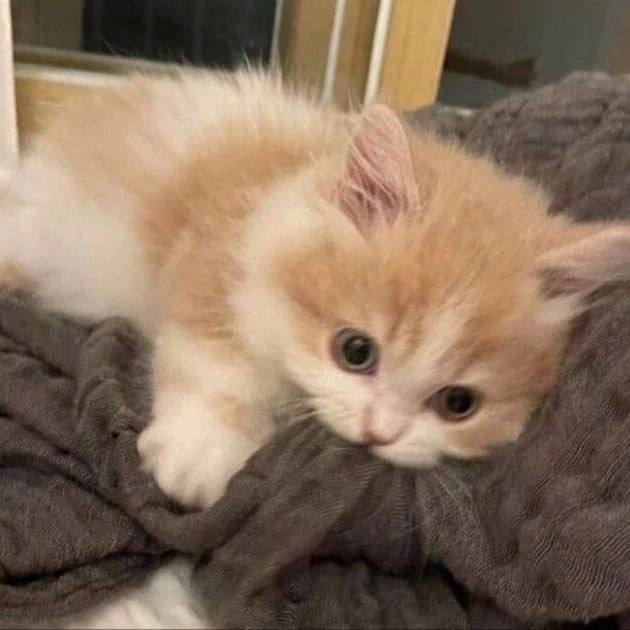
#> input picture laba7/1.jpg, 630 x 630 px
$ python lab7.py
#> lines starting #> are read from the running program, lines starting #| are printed output that depends on the picture
from PIL import Image, ImageFilter
def f1():

    a = "1.jpg"
    with Image.open(a) as img:
        img.load()
    img.show()
    w, h = img.size
    format = img.format
    mode = img.mode
    print('Ширина: ', w)
    print('Высота: ', h)
    print('Формат: ', format)
    print('Цветовая мода: ', mode)


def f2():

    b = '1.jpg'
    with Image.open(b) as img:
        img.load()
    img2 = img.resize((img.width // 3, img.height // 3))
    img2.save('12.jpg')


def f3():

    for i in range(1, 6):
        i = str(i)
        img = Image.open(i + '.jpg')
#> img is the input picture: PIL image 630x630 RGB; mean R, G, B 135, 112.3, 92.8
        img = img.filter(ImageFilter.EMBOSS)
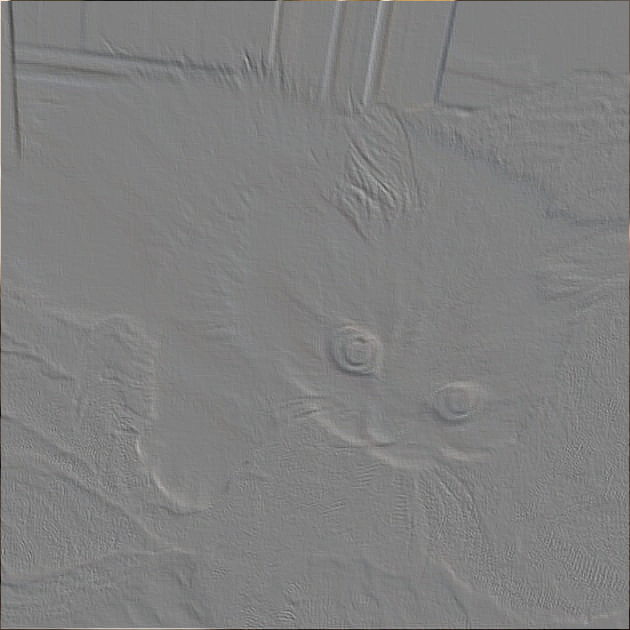
#> img: PIL image 630x630 RGB; mean R, G, B 127.8, 127.7, 127.6
        img.save("C:\Windows\pics" + i + ".jpg")
#> pass 2 of the loop in f3, `for i in range(1, 6):`:
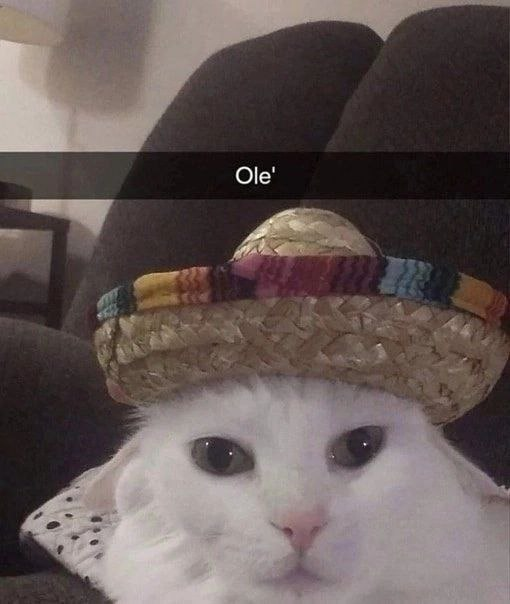
#> input picture laba7/2.jpg, 510 x 604 px
#> in f3, img is the input picture: PIL image 510x604 RGB; mean R, G, B 100.8, 88.4, 86.3
#> in f3, `img = img.filter(ImageFilter.EMBOSS)`:
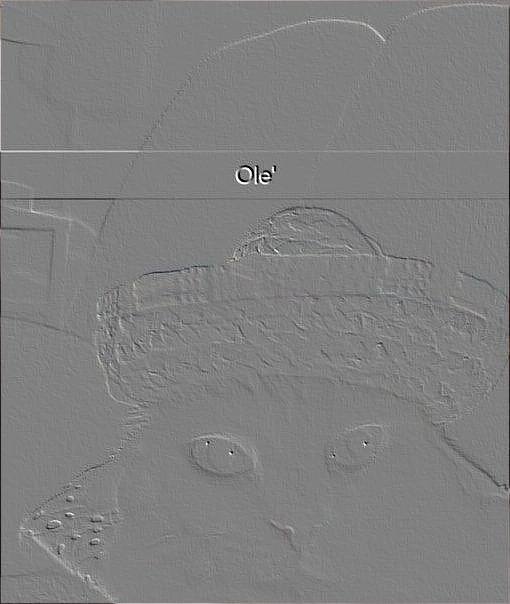
#> img: PIL image 510x604 RGB; mean R, G, B 127.8, 127.7, 127.7
#> pass 3 of the loop in f3, `for i in range(1, 6):`:
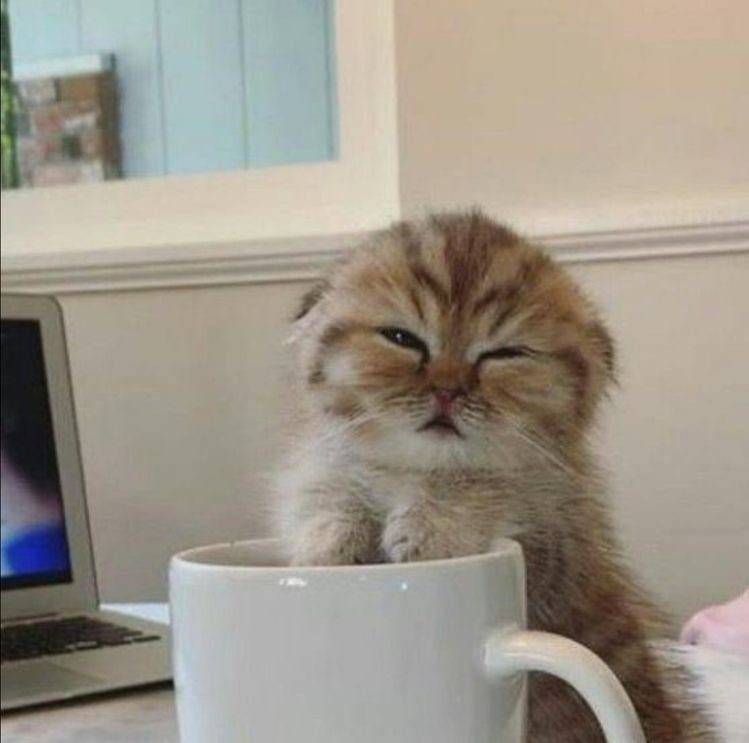
#> input picture laba7/3.jpg, 749 x 743 px
#> in f3, img is the input picture: PIL image 749x743 RGB; mean R, G, B 157, 149.8, 138.1
#> in f3, `img = img.filter(ImageFilter.EMBOSS)`:
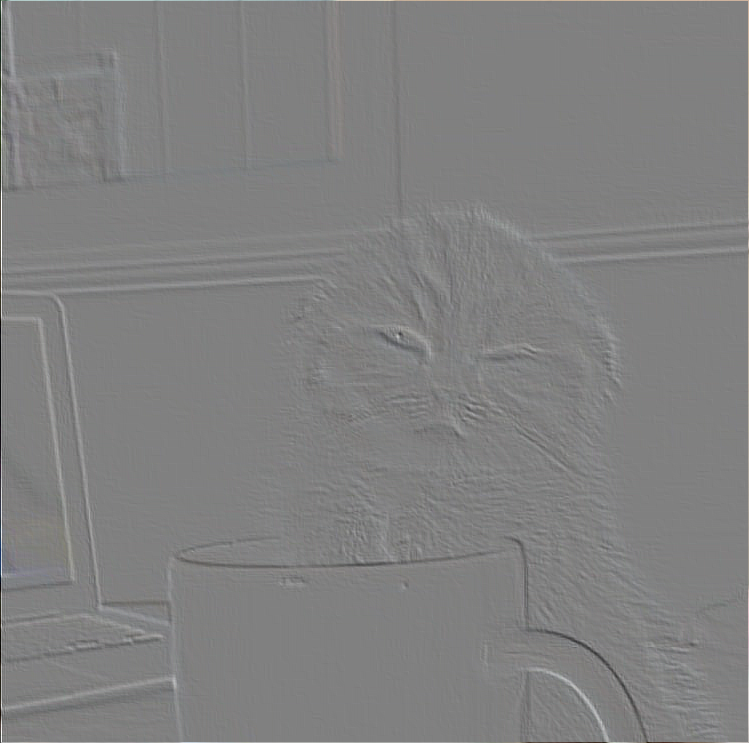
#> img: PIL image 749x743 RGB; mean R, G, B 128.3, 128.3, 128.2
#> the loop made 5 passes; the first 3 are shown


def f4():

    img = Image.open('6.jpg')
    wm = Image.open('4.png')
    img.paste(wm, (300, 230), wm)
    img.save('imgwm.jpg')


#> (the run stopped early here; a loop or call above may not have finished)
